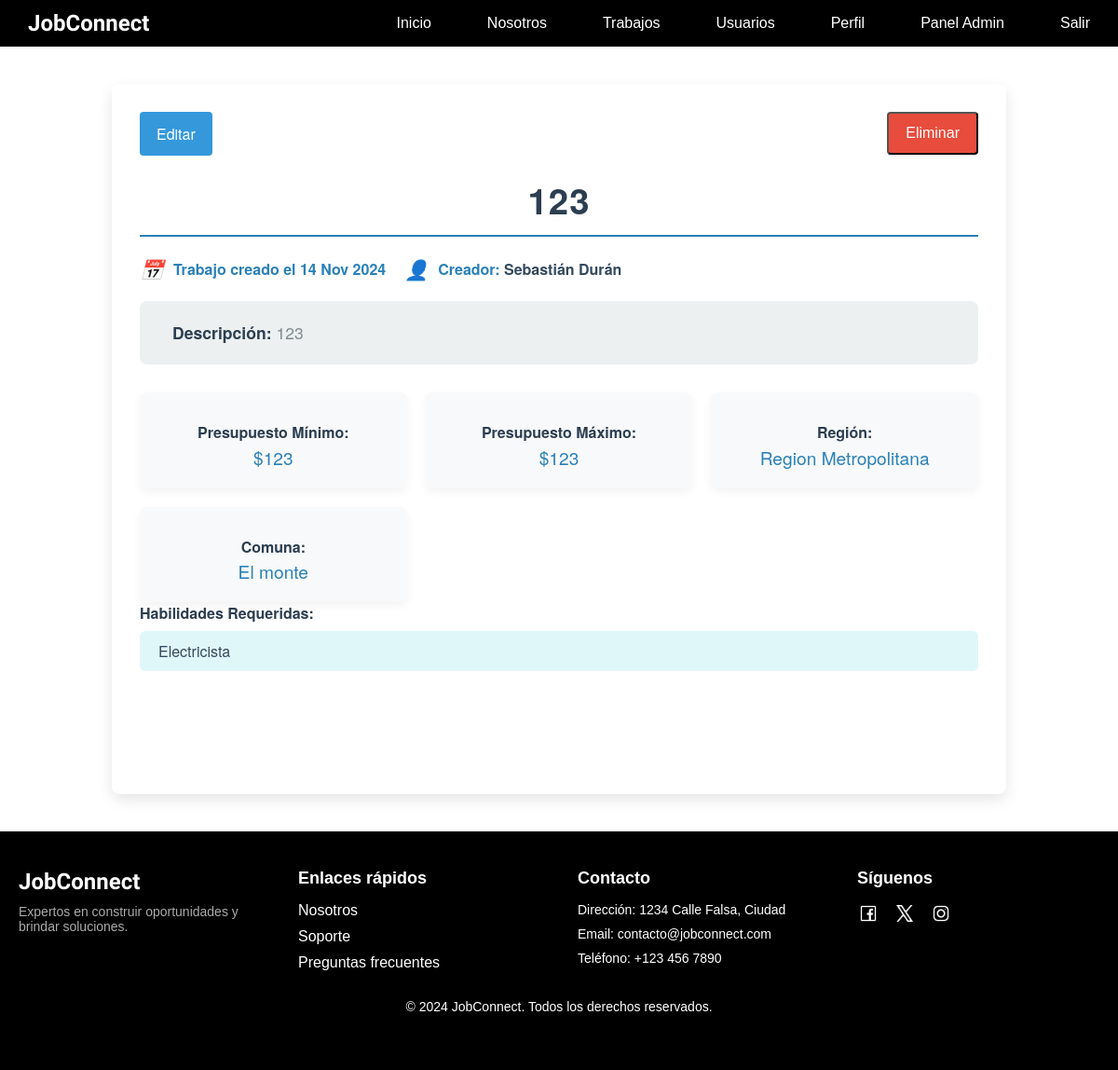
The app's page /trabajos/trabajo/62/ (signed in) with its own data.
### usuarios/models.py (models this page shows, shortened)
class Trabajo(models.Model):
    titulo = models.CharField(max_length=200)
    descripcion = models.TextField()
    presupuesto_minimo = models.IntegerField()
    presupuesto_maximo = models.IntegerField()
    region = models.ForeignKey(Region, on_delete=models.SET_NULL, null=True)
    comuna = models.ForeignKey(Comuna, on_delete=models.SET_NULL, null=True)
    usuario_creador = models.ForeignKey(CustomUser, on_delete=models.CASCADE, related_name='trabajos_creados')
    fecha_creacion = models.DateTimeField(auto_now_add=True)
    is_disponible = models.BooleanField(default=True)
    trabajador_seleccionado = models.ForeignKey(CustomUser, null=True, blank=True, on_delete=models.SET_NULL,related_name="trabajos_seleccionados")
    is_completado = models.BooleanField(default=False)
    habilidades = models.ManyToManyField('Habilidades', blank=True)
    forma_pago = models.CharField(max_length=50, null=True, blank=True)
    pago_final = models.IntegerField(null=True, blank=True)

class CustomUser(AbstractBaseUser, PermissionsMixin):
    NATIONALITY_CHOICES = [
        ('CL', 'Chilena'),
        ('AR', 'Argentina'),
        ('BR', 'Brasileña'),
        ('VE', 'Venezolana'),
        ('PE', 'Peruana'),
        ('CO', 'Colombiana'),
    ]
    GENERO_CHOICES = [
        ('M', 'Masculino'),
        ('F', 'Femenino'),
        ('O', 'Otro')
    ]
    email = models.EmailField(unique=True)
    rut = models.CharField(max_length=12)
    first_name = models.CharField(max_length=30)
    s_nombre = models.CharField(max_length=30, blank=True, null=True)
    last_name = models.CharField(max_length=30)
    s_apellido = models.CharField(max_length=30, blank=True, null=True)
    fecha_nacimiento = models.DateField(validators=[validar_fecha_nacimiento])
    region = models.ForeignKey(Region, on_delete=models.SET_NULL, null=True, blank=True)
    comuna = models.ForeignKey(Comuna, on_delete=models.SET_NULL, null=True, blank=True)
    bio = models.TextField(max_length=500, blank=True)
    foto_perfil = models.ImageField(upload_to='perfiles/', null=True, blank=True)
    numero_telefono = models.CharField(
        max_length=15,
        validators=[RegexValidator(r'^\+?1?\d{9,15}$', message="El número debe estar en el formato: +999999999")]
    )
    genero = models.CharField(max_length=1, choices=GENERO_CHOICES)
    nacionalidad = models.CharField(max_length=15, choices=NATIONALITY_CHOICES)
    instagram = models.URLField(max_length=150, blank=True, null=True)
    facebook = models.URLField(max_length=150, blank=True, null=True)
    trabajos_realizados = models.PositiveIntegerField(default=0)
    trabajos_solicitados = models.PositiveIntegerField(default=0)
    is_active = models.BooleanField(default=True)
    is_staff = models.BooleanField(default=False)
    habilidades = models.ManyToManyField('Habilidades', blank=True)
    USERNAME_FIELD = 'email'
    REQUIRED_FIELDS = ['rut', 'first_name', 'last_name', 'fecha_nacimiento', 'numero_telefono', 'genero', 'nacionalidad']
    objects = CustomUserManager()
    groups = models.ManyToManyField('auth.Group', related_name='customuser_set', blank=True)
    user_permissions = models.ManyToManyField('auth.Permission', related_name='customuser_set', blank=True)
    def get_full_name(self):
        full_name = f"{self.first_name} {self.last_name}".strip()
        return full_name

class Region(models.Model):
    nombre = models.CharField(max_length=100)

class Comuna(models.Model):
    nombre = models.CharField(max_length=100)
    region = models.ForeignKey(Region, on_delete=models.CASCADE, related_name='comunas')

class Habilidades(models.Model):
    nombre = models.CharField(max_length=50, unique=True)

### trabajos/views.py (the view)
# urls.py: path('trabajo/<int:trabajo_id>/', views.detalle_trabajo, name='detalle_trabajo'),
def detalle_trabajo(request, trabajo_id):
    trabajo = get_object_or_404(Trabajo, id=trabajo_id)
    postulaciones = Postulacion.objects.filter(usuario_postulante=request.user)
    postulaciones_trabajos = postulaciones.values_list('trabajo', flat=True)
    if trabajo.id in postulaciones_trabajos:
        trabajo_postulado = True
    else:
        trabajo_postulado = False
    if not trabajo.is_disponible:
        messages.info(request, "Este trabajo ya ha sido asignado a un trabajador y no está disponible.")
    return render(request, 'trabajos/detalle_trabajo.html', {
        'trabajo': trabajo,
        'trabajo_postulado': trabajo_postulado,  # Pasar la variable que indica si ya se postuló
    })

### trabajos/templates/trabajos/detalle_trabajo.html (shortened to what this page needs)
{% extends "core/base.html" %}
{% load static %}
{% block extra_css %}
    <link rel="stylesheet" type="text/css" href="{% static 'trabajos/css/detalle_trabajo.css' %}">
{% endblock %}
{% block content %}
    <div class="trabajo-detalles">
        {% if request.user.is_staff %}
            <div class="botones-trabajo">
                <a href="{% url 'editar_trabajo' trabajo.id %}" class="btn-editar">Editar</a>
                <form action="{% url 'eliminar_trabajo' trabajo.id %}" method="post" style="display: inline;">
                    <button type="submit" class="btn-eliminar">Eliminar</button>
                </form>
            </div>
        {% endif %}
        <h1 class="trabajo-titulo">{{ trabajo.titulo }}</h1>
        <div class="fecha-creacion">
            <div class="fecha-item">
                <i class="fas fa-calendar-alt">📅</i>
                <span><strong>Trabajo creado el {{ trabajo.fecha_creacion|date:"d M Y" }}</strong></span>
            </div>
            <div class="fecha-item">
                <i class="fas fa-user">👤</i>
                <span><strong>Creador:</strong> {{ trabajo.usuario_creador.get_full_name }}</span>
            </div>
        </div>
        <div class="descripcion">
            <p><strong>Descripción:</strong> {{ trabajo.descripcion }}</p>
        </div>
        <div class="trabajo-info">
            <div class="info-item">
                <p><strong>Presupuesto Mínimo:</strong></p>
                <span>${{ trabajo.presupuesto_minimo }}</span>
            </div>
            <div class="info-item">
                <p><strong>Presupuesto Máximo:</strong></p>
                <span>${{ trabajo.presupuesto_maximo }}</span>
            </div>
            <div class="info-item">
                <p><strong>Región:</strong></p>
                <span>{{ trabajo.region.nombre }}</span>
            </div>
            <div class="info-item">
                <p><strong>Comuna:</strong></p>
                <span>{{ trabajo.comuna.nombre }}</span>
            </div>
        </div>
        <div class="habilidades-requeridas">
            <p><strong>Habilidades Requeridas:</strong></p>
            <ul>
                {% for habilidad in trabajo.habilidades.all %}
                    <li>{{ habilidad.nombre }}</li>
                {% endfor %}
            </ul>
        </div>
        {% if not trabajo.is_disponible %}
            <p class="trabajo-no-disponible" style="color: red;">Este trabajo ya ha sido asignado y no está disponible.</p>
            {% if trabajo.trabajador_seleccionado %}
                <p><strong>Trabajador Seleccionado:</strong> {{ trabajo.trabajador_seleccionado.get_full_name }}</p>
            {% endif %}
        {% else %}
            {% if trabajo_postulado %}
                <span class="btn postulado-btn">Ya postulaste</span>
            {% else %}
                <a href="{% url 'postular_trabajo' trabajo.id %}" class="btn postular-btn">Postular</a>
            {% endif %}
        {% endif %}
        <a href="{% url 'trabajos' %}" class="btn volver-btn">Volver a la lista de trabajos</a>
    </div>
{% endblock %}

### core/static/core/css/base.css (style rules this page uses)
* { margin: 0; padding: 0; }
body { min-height: 100vh; font-family: 'Arial', 'Helvetica', sans-serif; }

### trabajos/static/trabajos/css/detalle_trabajo.css (style rules this page uses)
.trabajo-detalles { max-width: 900px; margin: 40px auto; padding: 30px; background-color: #fff; border-radius: 8px; box-shadow: 0 6px 15px rgba(0, 0, 0, 0.1); font-family: 'Helvetica Neue', Arial, sans-serif; color: #34495e; }
.trabajo-titulo { font-size: 2.4rem; color: #2c3e50; font-weight: 600; text-align: center; margin-bottom: 20px; text-transform: uppercase; letter-spacing: 1px; border-bottom: 2px solid #2980b9; padding-bottom: 10px; }
.trabajo-detalles p strong { color: #2c3e50; font-weight: 600; }
.trabajo-detalles .descripcion { background-color: #ecf0f1; padding: 20px; border-radius: 8px; margin-top: 20px; font-size: 1.1rem; line-height: 1.6; color: #7f8c8d; display: flex; align-items: center; }
.trabajo-info { display: grid; grid-template-columns: 1fr 1fr 1fr; gap: 20px; margin-top: 30px; }
.trabajo-info p { margin: 0; font-size: 1.1rem; color: #7f8c8d; line-height: 1.6; }
.trabajo-info .info-item { background-color: #f8f9fa; padding: 20px; border-radius: 8px; box-shadow: 0 4px 10px rgba(0, 0, 0, 0.05); text-align: center; color: #34495e; display: flex; align-items: center; justify-content: center; flex-direction: column; }
.trabajo-info .info-item p { margin: 0; font-size: 1rem; font-weight: 600; }
.trabajo-info .info-item span { font-size: 1.2rem; color: #2980b9; }
.fecha-creacion { font-size: 1rem; font-weight: 500; color: #7f8c8d; display: flex; align-items: center; margin-top: 20px; }
.fecha-creacion i { font-size: 1.3rem; color: #2980b9; margin-right: 10px; }
.habilidades-requeridas ul { list-style-type: none; padding: 0; margin: 0; }
.habilidades-requeridas li { background-color: #e0f7fa; padding: 10px 20px; margin: 8px 0; border-radius: 6px; font-size: 1rem; color: #34495e; font-weight: 500; transition: all 0.3s ease; }
.botones-trabajo { display: flex; justify-content: space-between; margin-bottom: 20px; }
.botones-trabajo .btn-editar, .botones-trabajo .btn-eliminar { padding: 12px 18px; font-size: 1rem; border-radius: 4px; text-decoration: none; transition: background-color 0.3s ease; }
.botones-trabajo .btn-editar { background-color: #3498db; color: white; }
.botones-trabajo .btn-eliminar { background-color: #e74c3c; color: white; }
.btn { display: inline-block; padding: 12px 30px; border-radius: 5px; text-align: center; font-weight: bold; color: white; text-decoration: none; transition: background-color 0.3s, width 0.3s; cursor: pointer; font-size: 16px; width: auto; margin: 0 auto; }
@media (min-width: 769px) { .btn { width: 400px; } }
.fecha-creacion { display: flex; align-items: center; margin-top: 20px; color: #34495e; flex-wrap: wrap; }
.fecha-item { display: flex; align-items: center; margin-right: 20px; margin-bottom: 0; }
.fecha-item i { color: #2980b9; margin-right: 10px; }
.fecha-item span { font-weight: 600; }
.fecha-item strong { color: #2980b9; }

### records on screen
Trabajo: titulo "123", fecha_creacion "14 Nov 2024", usuario_creador.get_full_name "Sebastián Durán", descripcion "123", presupuesto_minimo "123", presupuesto_maximo "123", region.nombre "Region Metropolitana", comuna.nombre "El monte"
Habilidades: nombre "Electricista"
